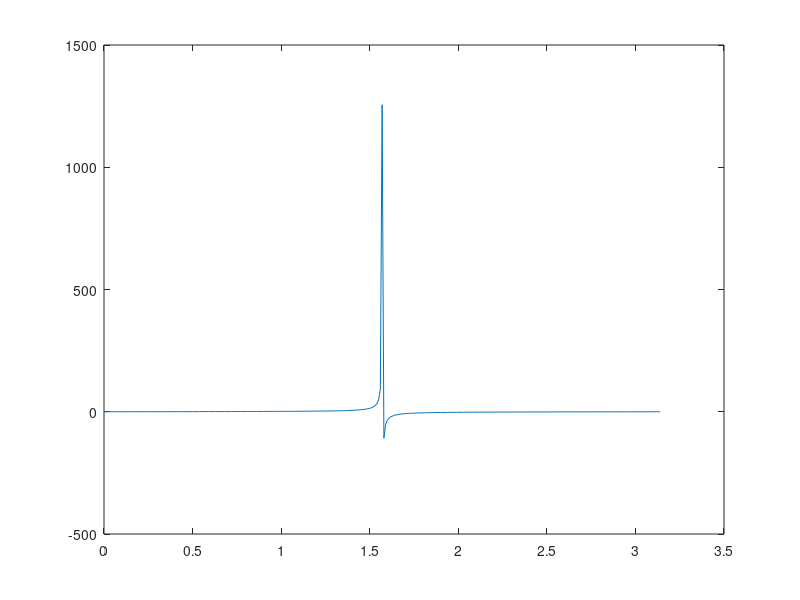
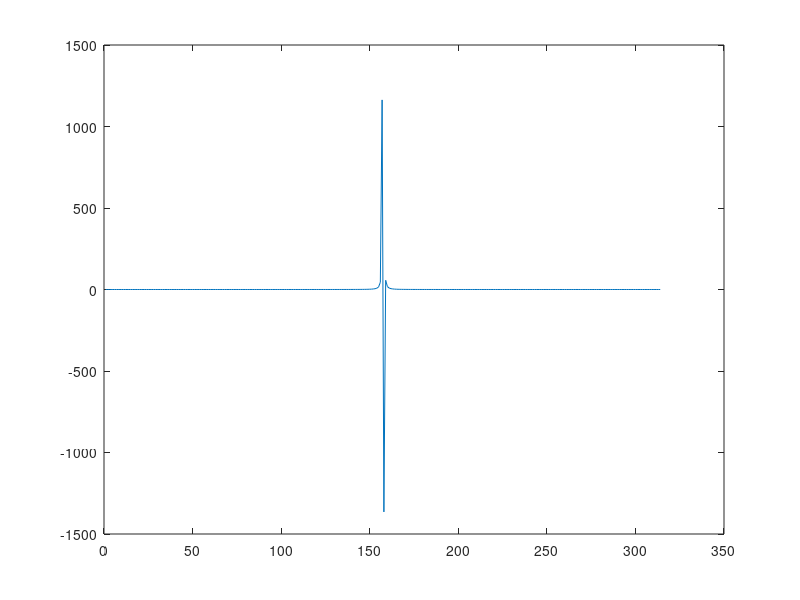

The MATLAB source for these figures, in order:
% Hieronder staat code waarmee je een grafiek van een tangens functie
% tekent. Maak een nieuw figuur aan. De variabele signaal bevat een
% heleboel opvolgende tangenswaardes. Trek steeds de opvolgende waardes
% van elkaar af (de tweede min de eerste) en stop het resultaat in een 
% vector genaamd 'diffSignaal'.
% Plot dit signaal in het nieuwe figure (geen tijdstippen op de x-as).

close all
t = 0:0.01:pi;
signaal = tan(t);
plot(t,signaal)

% oplossing:
diffSignaal = diff(signaal);
figure
plot(diffSignaal)
